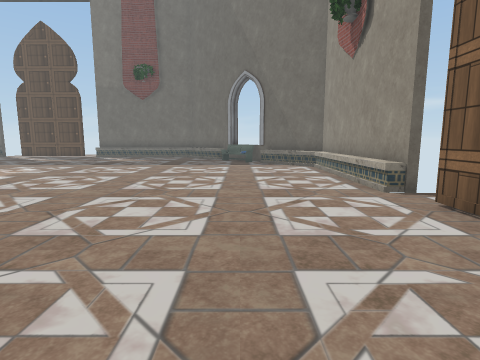
view 1 (above)

21 first-person views from a walk through a 3-D level made in the Unity game engine. The camera is 1.4 m above the floor, tilts 8° down and sees 80° across. The floor is counted in squares, 1 m on a side. Each view is taken from the middle of a square. On the plan, view 1 faces up. The plan holds only what a view shows up to about 14 squares ahead; the rest is blank. The place goes on beyond the plan. Some surface patterns are stand-ins.

view 2
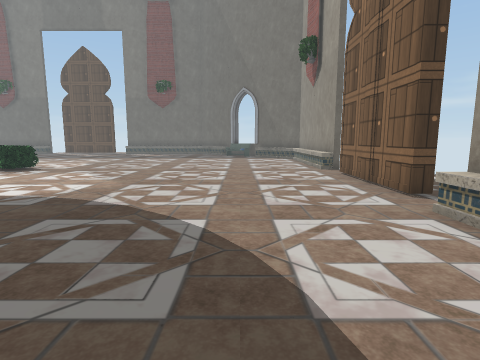

view 3
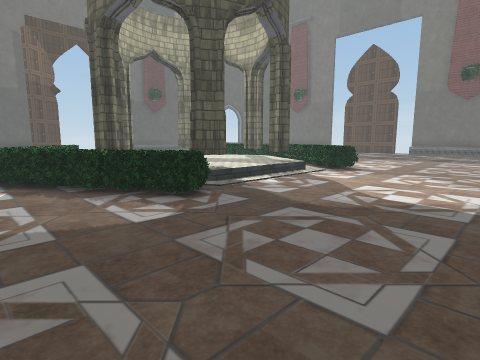

view 4
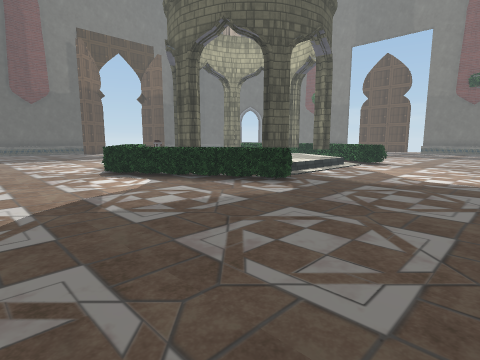

view 5
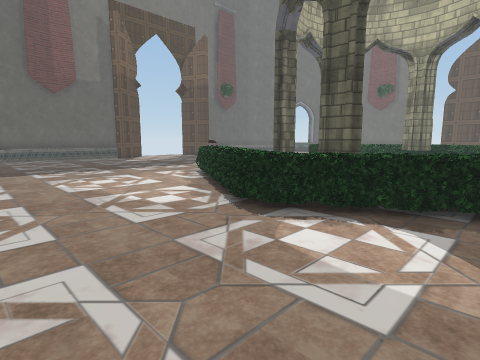

view 6
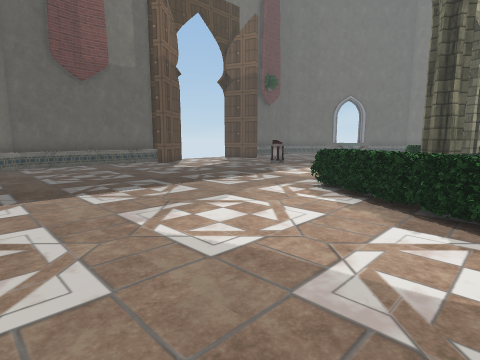

view 7
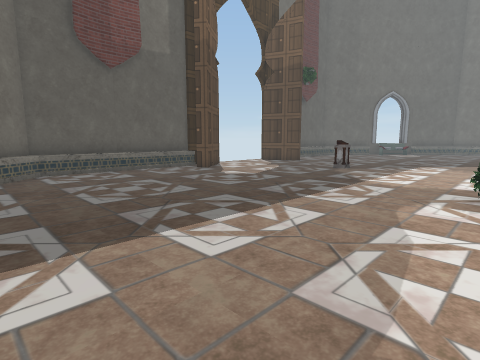

view 8
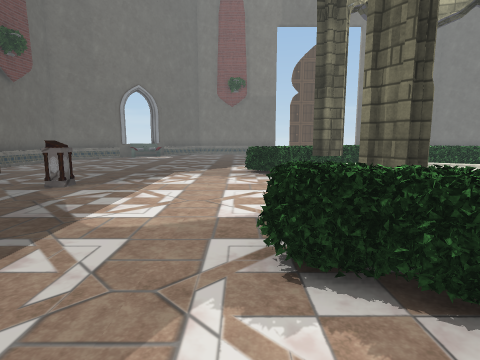

view 9
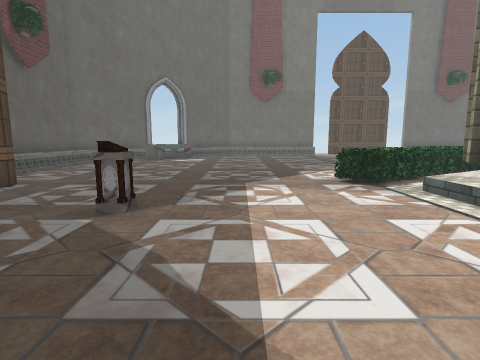

view 10
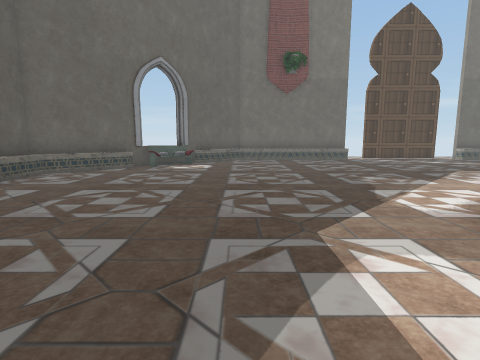

view 11
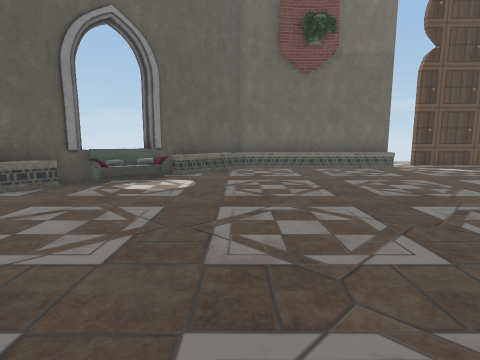

view 12
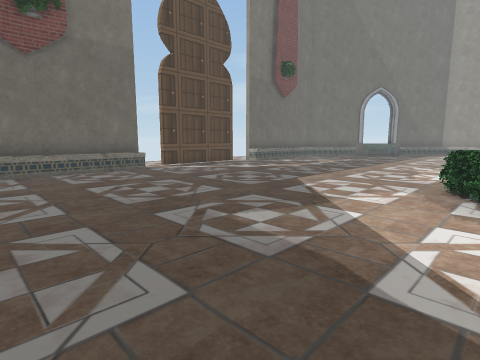

view 13
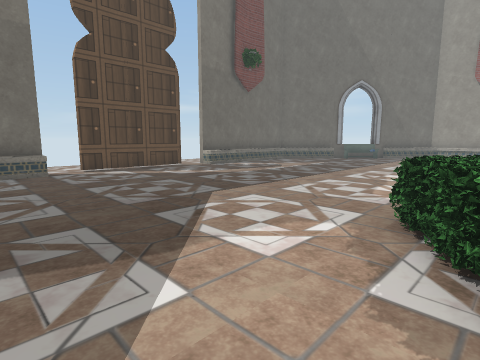

view 14
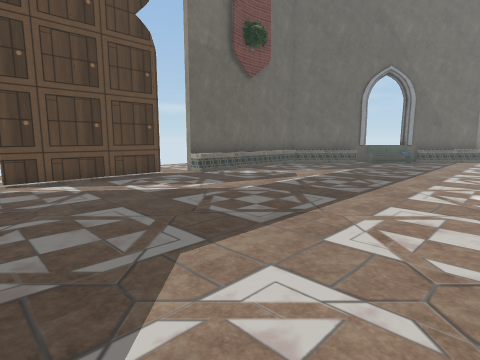

view 15
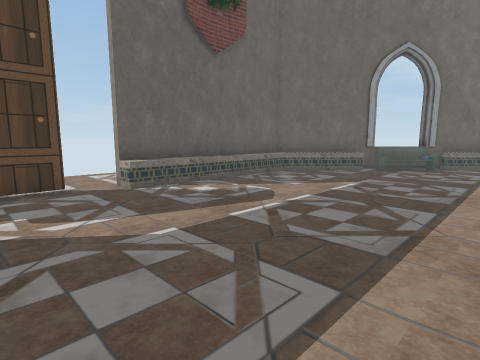

view 16
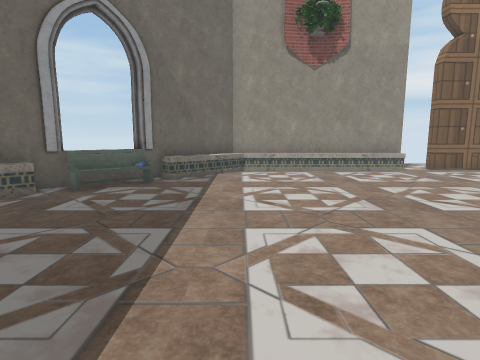

view 17
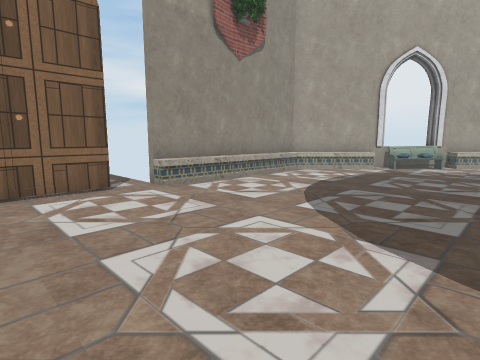

view 18
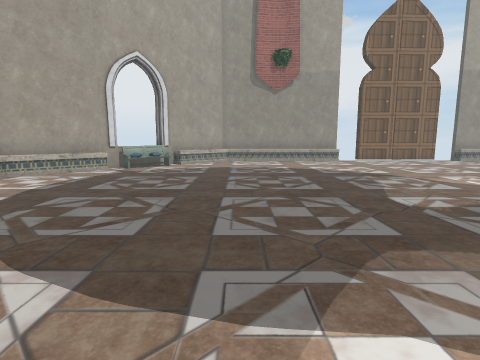

view 19
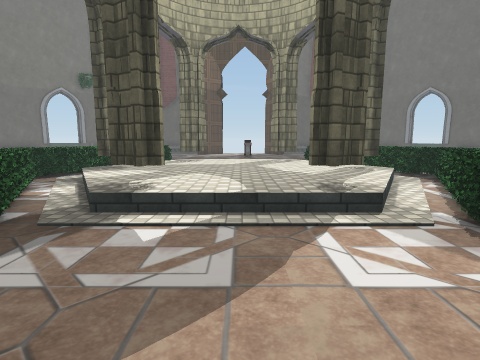

view 20
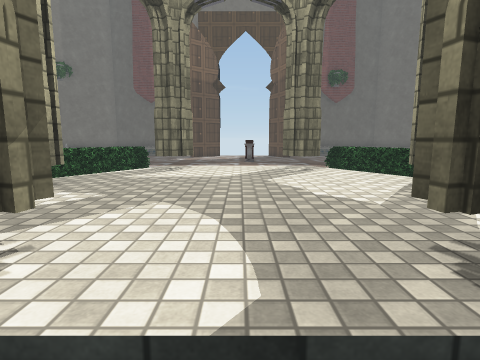

view 21
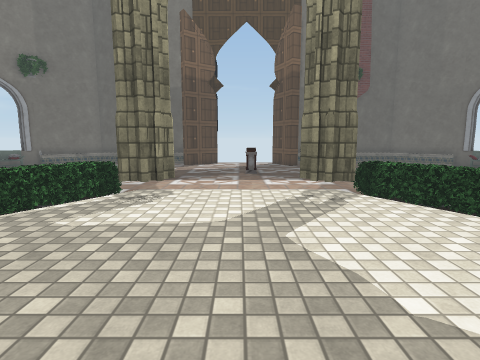

### Floor plan
Key: @ floor where view 1 was taken; # wall or solid block; . main floor; : floor 0.5 m higher than the main floor; / step, stairs or slope; ^ raised ledge; B bush; O other object.
Columns run from 36 left of view 1 to 5 right of it. Each row starts with its distance up from view 1.
 24            ######.######.#########
 23        ##OOOOOOOO........OOOOOOOO##
 22       ##O........................O##
 21      ##O..........................O##
 20      #O............................O#
 19    ##O..............................O##
 18   ##O...............................OO##
 17  ##O..................................O##
 16 ##O....................................O##
 15 #O......................................O#
 14 #O......................................OO
 13 #O......................................OO
 12 #O......................  ..............OO
 11 #O................BBBO     .............OO
 10 #O...............BBBBOBB    ............OO
  9  O.............BBBB..BBBBB  ............OO
  8  O............BBB  ///.BBBB.............O#
  7    #.........BBB./:/#://.BB.............^#
  6    ............//::::::::...............##
  5     .........../#:::::::#...............#
  4      ..OO....../:::::::::...............#
  3      ...O....../:::::::::...............#
  2       ........./:::::::::...............#
  1       ........./#:::::::#...............##
  0      ..........//::::::::...........@...O#
 -1  O  ..........B../::#://.BB.............O#
 -2  O ..........BBBB.//#/.BBBB.............O
 -3  O.............BBBB...BBBB..............O
 -4 #O..............BBBBBBBB................O
 -5 #O................BBBB..................O#
 -6 #O..................B...................O
 -7 #O......................................O
 -8 #O......................................O
 -9 ##O....................................O#
-10    O    ......... ....................O##
-11                     ................OO##

Where each view was taken, in squares from view 1:
view 1: 0 up, 0 right, facing up
view 2: 6 down, 0 right, facing up
view 3: 6 down, 4 left, facing up-left
view 4: 10 down, 4 left, facing up-left
view 5: 10 down, 12 left, facing up-left
view 6: 10 down, 18 left, facing up-left
view 7: 10 down, 22 left, facing up-left
view 8: 5 down, 23 left, facing up
view 9: 2 down, 26 left, facing up
view 10: 3 up, 27 left, facing up
view 11: 9 up, 27 left, facing up
view 12: 10 up, 26 left, facing up-right
view 13: 10 up, 22 left, facing up-right
view 14: 13 up, 19 left, facing up-right
view 15: 15 up, 15 left, facing up-right
view 16: 15 up, 9 left, facing right
view 17: 4 up, 4 left, facing down-right
view 18: 3 up, 5 left, facing down
view 19: 3 up, 6 left, facing left
view 20: 3 up, 10 left, facing left
view 21: 3 up, 13 left, facing left
